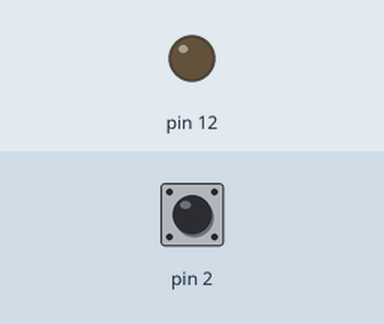
A sketch run on a simulated Arduino Uno, built with avr-gcc and run on an emulated ATmega328P. Shown: output pins drawn as LEDs (lit = HIGH). The test bench sets the inputs (shaded band); at power-on: pin 2 HIGH.

Above: at 1.2 s.
1.3 s: pin 2 pulled LOW for 0.15 s
At 1.37 s:
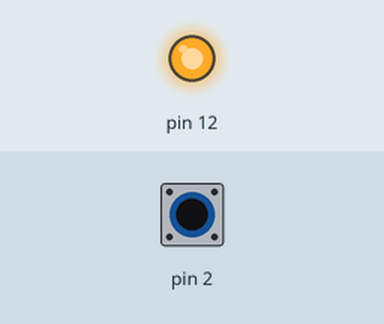
2.9 s: pin 2 pulled LOW for 3.2 s
At 7.2 s:
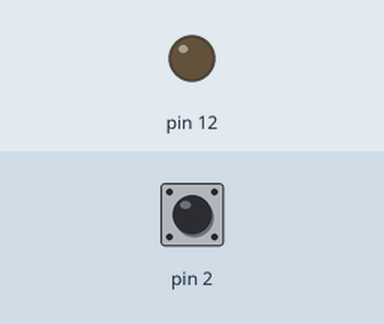
Timing chart, 0 to 8.7 s (numbered marks = the images above; inputs shaded):
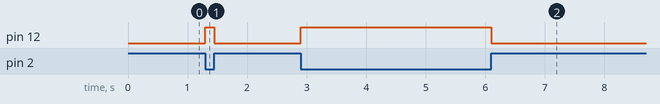

Measured:
- after the input at 1.3 s, pin 12: LOW → HIGH at once, → LOW 0.15 s later
- after the input at 2.9 s, pin 12: LOW → HIGH at once, → LOW 3.2 s later

The sketch:

sketch.ino
```cpp
void setup(){pinMode(2,INPUT_PULLUP);pinMode(12,OUTPUT);} // wrong pin 12
void loop(){ digitalWrite(12, digitalRead(2)==LOW ? HIGH : LOW); }
```
